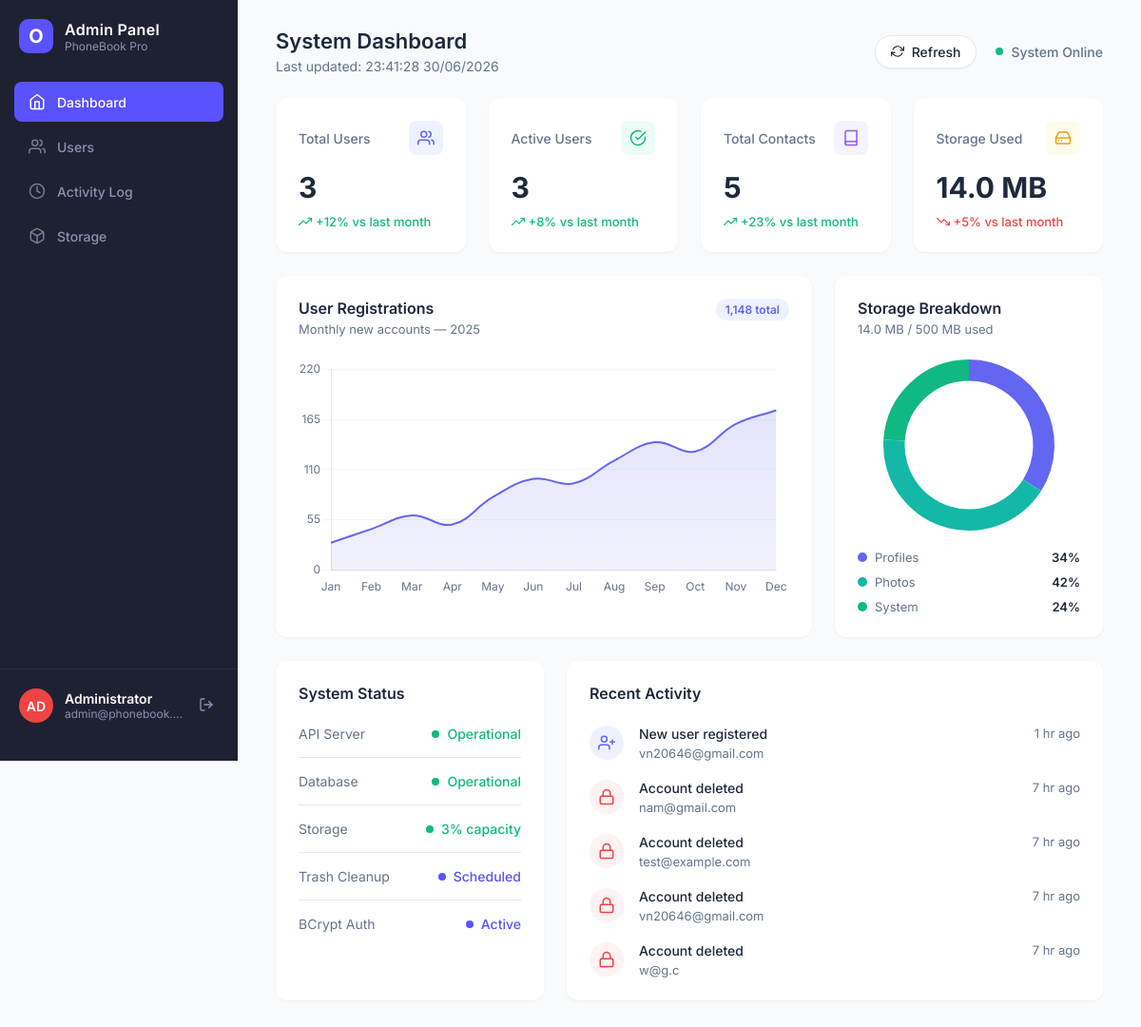
The page /admin-dashboard (signed in) on the database as committed earlier.
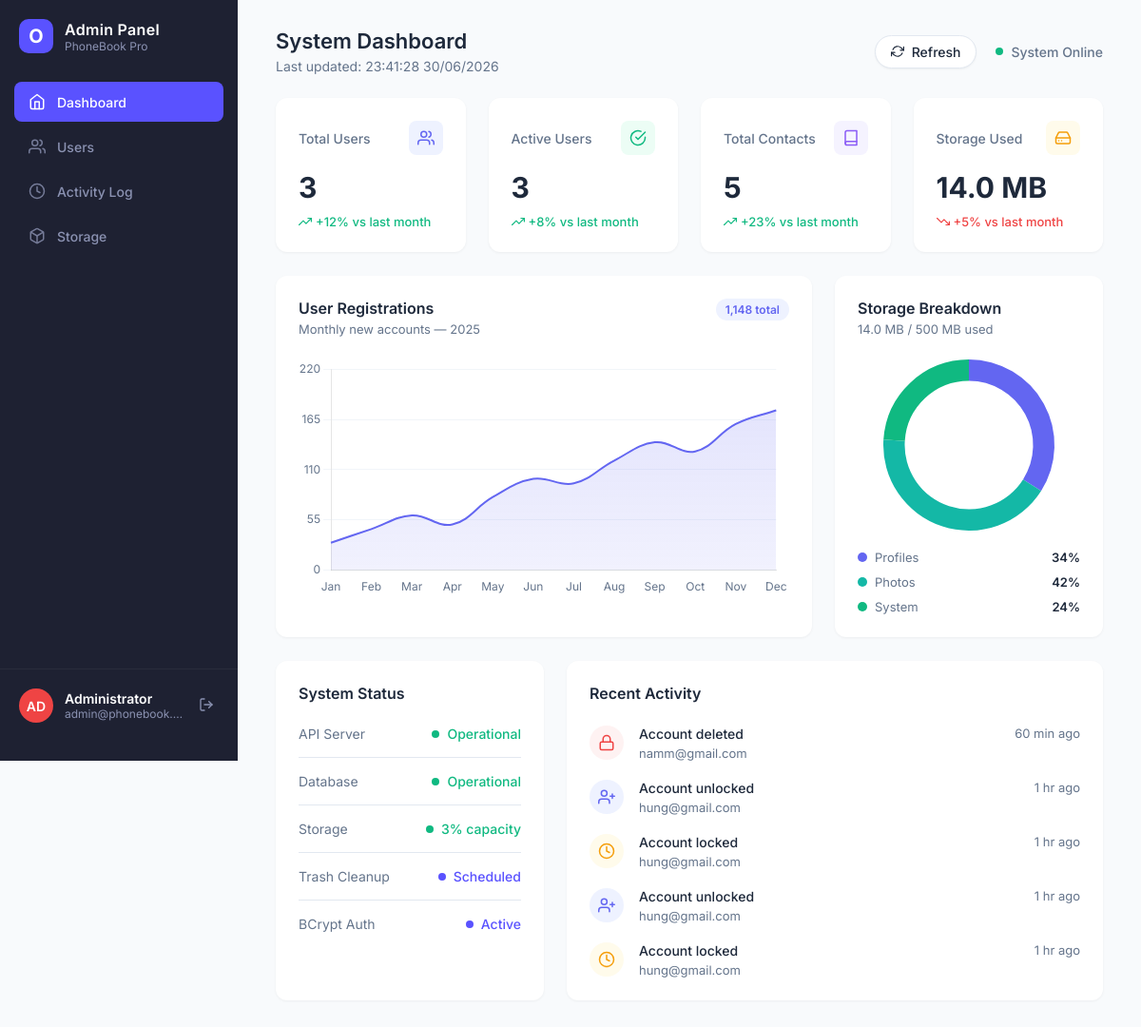
The same page on the database as committed later.
### tables this page shows
CREATE TABLE users (
            user_id INTEGER PRIMARY KEY AUTOINCREMENT,
            email TEXT UNIQUE NOT NULL,
            phone_number TEXT,
            password_hash TEXT NOT NULL,
            security_question TEXT,
            security_answer_hash TEXT
        , role TEXT NOT NULL DEFAULT 'user', created_at TEXT DEFAULT CURRENT_TIMESTAMP, last_login TEXT, locked INTEGER DEFAULT 0);

CREATE TABLE activity_log (
            log_id INTEGER PRIMARY KEY AUTOINCREMENT,
            type TEXT NOT NULL,
            detail TEXT NOT NULL,
            level TEXT NOT NULL,
            icon TEXT NOT NULL,
            created_at TEXT DEFAULT CURRENT_TIMESTAMP
        );

### phonebook/routes.py (the view)
    @app.route("/admin-dashboard")
    @login_required
    def admin_dashboard():
        if session.get("role") != "admin":
            return redirect(url_for("list_contacts"))
        db = get_db()
        total_users_row = db.execute("SELECT COUNT(*) as count FROM users").fetchone()
        total_users = total_users_row["count"] if total_users_row else 0
        active_users_row = db.execute("SELECT COUNT(*) as count FROM users WHERE last_login >= date('now', '-30 days')").fetchone()
        active_users = active_users_row["count"] if active_users_row else 0
        total_contacts_row = db.execute("SELECT COUNT(*) as count FROM contacts WHERE deleted_at IS NULL").fetchone()
        total_contacts = total_contacts_row["count"] if total_contacts_row else 0
        import os
        from flask import current_app
        try:
            db_path = current_app.config["DATABASE"]
            db_size_mb = os.path.getsize(db_path) / (1024 * 1024)
        except:
            db_size_mb = 0.5
        storage_used = round(db_size_mb + 14.0, 1) # Mock adding 14MB for photos/profiles
        storage_percent = int(round((storage_used / 500.0) * 100))
        monthly_registrations = [30, 45, 60, 50, 80, 100, 95, 120, 140, 130, 160, 175]
        recent_activities = []
        users = db.execute("SELECT email, created_at FROM users").fetchall()
        for u in users:
            if u["created_at"]:
                recent_activities.append({"type": "New user registered", "detail": u["email"], "time": u["created_at"], "icon": "blue"})
        contacts = db.execute("SELECT c.name, u.email as user_email, c.created_at, c.updated_at, c.deleted_at FROM contacts c JOIN users u ON c.user_id = u.user_id").fetchall()
        for c in contacts:
            if c["created_at"]: recent_activities.append({"type": "New contact added", "detail": f"{c['user_email']} added {c['name']}", "time": c["created_at"], "icon": "blue"})
            if c["deleted_at"]: recent_activities.append({"type": "Contact moved to trash", "detail": f"{c['user_email']} deleted {c['name']}", "time": c["deleted_at"], "icon": "yellow"})
        logs = db.execute("SELECT type, detail, level, icon, created_at as time FROM activity_log").fetchall()
        for log in logs:
            recent_activities.append(dict(log))
        def get_time(item):
            try:
                from datetime import datetime
                return datetime.strptime(item["time"], "%Y-%m-%d %H:%M:%S")
            except:
                from datetime import datetime
                return datetime.min
        recent_activities.sort(key=get_time, reverse=True)
        recent_activities = recent_activities[:5]
        from datetime import datetime
        def time_ago(dt_str):
            try:
                dt = datetime.strptime(dt_str, "%Y-%m-%d %H:%M:%S")
                diff = datetime.now() - dt
                if diff.days > 365: return f"{diff.days // 365} yr ago"
                if diff.days > 30: return f"{diff.days // 30} mo ago"
                if diff.days > 0: return f"{diff.days} d ago"
                if diff.seconds > 3600: return f"{diff.seconds // 3600} hr ago"
                if diff.seconds > 60: return f"{diff.seconds // 60} min ago"
                return "Just now"
            except:
                return dt_str
        for a in recent_activities:
            a["time_ago"] = time_ago(a["time"])
        admin_info = db.execute("SELECT email FROM users WHERE user_id = ?", (session["user_id"],)).fetchone()
        admin_email = admin_info["email"] if admin_info else "admin"
        return render_template(
            "admin/dashboard.html",
            total_users=total_users,
            active_users=active_users,
            total_contacts=total_contacts,
            storage_used=storage_used,
            storage_percent=storage_percent,
            monthly_registrations=monthly_registrations,
            recent_activities=recent_activities,
            admin_email=admin_email
        )

### phonebook/db.py (called while the page is built)
def get_db():
    if "db" not in g:
        conn = sqlite3.connect(current_app.config["DATABASE"])
        conn.row_factory = sqlite3.Row
        g.db = conn
    return g.db

### templates/admin/dashboard.html (shortened to what the changed rows need)
<!DOCTYPE html>
<html lang="en">
<head>
</head>
<body>
    <div class="main-wrapper">
        <div class="main-content">
            <div class="header">
                <div class="header-title">
                    <h1>System Dashboard</h1>
                </div>
            </div>
            <div class="charts-grid">
                <div class="card">
                    <div class="card-header">
                        <div>
                            <h2 class="card-title">User Registrations</h2>
                        </div>
                    </div>
                </div>
                <div class="card">
                    <div class="card-header">
                        <div>
                            <h2 class="card-title">Storage Breakdown</h2>
                        </div>
                    </div>
                </div>
            </div>
            <div class="bottom-grid">
                <div class="card">
                    <div class="card-header">
                        <h2 class="card-title">System Status</h2>
                    </div>
                </div>
                <div class="card">
                    <div class="card-header">
                        <h2 class="card-title">Recent Activity</h2>
                    </div>
                    <div class="activity-list">
                        {% for activity in recent_activities %}
                        <div class="activity-item">
                            <div class="activity-icon {{ activity.icon }}">
                                {% if activity.icon == 'blue' %}
                                <svg viewBox="0 0 24 24" width="18" height="18" fill="none" stroke="currentColor"
                                    stroke-width="2" stroke-linecap="round" stroke-linejoin="round">
                                    <path d="M16 21v-2a4 4 0 0 0-4-4H5a4 4 0 0 0-4 4v2"></path>
                                    <circle cx="8.5" cy="7" r="4"></circle>
                                    <line x1="20" y1="8" x2="20" y2="14"></line>
                                    <line x1="23" y1="11" x2="17" y2="11"></line>
                                </svg>
                                {% elif activity.icon == 'yellow' %}
                                <svg viewBox="0 0 24 24" width="18" height="18" fill="none" stroke="currentColor"
                                    stroke-width="2" stroke-linecap="round" stroke-linejoin="round">
                                    <circle cx="12" cy="12" r="10"></circle>
                                    <polyline points="12 6 12 12 16 14"></polyline>
                                </svg>
                                {% elif activity.icon == 'red' %}
                                <svg viewBox="0 0 24 24" width="18" height="18" fill="none" stroke="currentColor"
                                    stroke-width="2" stroke-linecap="round" stroke-linejoin="round">
                                    <rect x="3" y="11" width="18" height="11" rx="2" ry="2"></rect>
                                    <path d="M7 11V7a5 5 0 0 1 10 0v4"></path>
                                </svg>
                                {% elif activity.icon == 'green' %}
                                <svg viewBox="0 0 24 24" width="18" height="18" fill="none" stroke="currentColor"
                                    stroke-width="2" stroke-linecap="round" stroke-linejoin="round">
                                    <path d="M22 11.08V12a10 10 0 1 1-5.93-9.14"></path>
                                    <polyline points="22 4 12 14.01 9 11.01"></polyline>
                                </svg>
                                {% endif %}
                            </div>
                            <div class="activity-content">
                                <div class="activity-title">{{ activity.type }}</div>
                                <div class="activity-desc">{{ activity.detail }}</div>
                            </div>
                            <div class="activity-time">{{ activity.time_ago }}</div>
                        </div>
                        {% else %}
                        <div style="padding: 20px; text-align: center; color: var(--text-muted);">No recent activity.
                        </div>
                        {% endfor %}
                    </div>
                </div>
            </div>
        </div>
    </div>
</body>
</html>

Rows that differ between the two databases and show on the page:
no longer on this page (row edited): users: type "New user registered", detail "vn20646@gmail.com", time_ago "1 hr ago"
no longer on this page (row unchanged): activity_log: icon "red" (drawn), type "Account deleted", detail "nam@gmail.com", time_ago "7 hr ago"
no longer on this page (row unchanged): activity_log: icon "red" (drawn), type "Account deleted", detail "test@example.com", time_ago "7 hr ago"
no longer on this page (row unchanged): activity_log: icon "red" (drawn), type "Account deleted", detail "vn20646@gmail.com", time_ago "7 hr ago"
no longer on this page (row unchanged): activity_log: icon "red" (drawn), type "Account deleted", detail "w@g.c", time_ago "7 hr ago"
added activity_log: icon "red" (drawn), type "Account deleted", detail "namm@gmail.com", time_ago "60 min ago"
added activity_log: icon "blue" (drawn), type "Account unlocked", detail "hung@gmail.com", time_ago "1 hr ago"
added activity_log: icon "yellow" (drawn), type "Account locked", detail "hung@gmail.com", time_ago "1 hr ago"
added activity_log: icon "blue" (drawn), type "Account unlocked", detail "hung@gmail.com", time_ago "1 hr ago"
added activity_log: icon "yellow" (drawn), type "Account locked", detail "hung@gmail.com", time_ago "1 hr ago"
